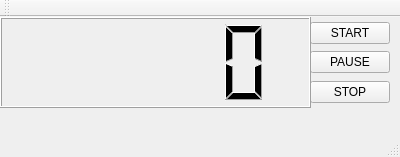
<?xml version="1.0" encoding="UTF-8"?>
<ui version="4.0">
 <class>MainWindow</class>
 <widget class="QMainWindow" name="MainWindow">
  <property name="geometry">
   <rect>
    <x>0</x>
    <y>0</y>
    <width>400</width>
    <height>157</height>
   </rect>
  </property>
  <property name="windowTitle">
   <string>MainWindow</string>
  </property>
  <widget class="QWidget" name="centralWidget">
   <widget class="QPushButton" name="pushButton">
    <property name="geometry">
     <rect>
      <x>310</x>
      <y>5</y>
      <width>80</width>
      <height>22</height>
     </rect>
    </property>
    <property name="text">
     <string>START</string>
    </property>
   </widget>
   <widget class="QPushButton" name="pushButton_2">
    <property name="geometry">
     <rect>
      <x>310</x>
      <y>34</y>
      <width>80</width>
      <height>22</height>
     </rect>
    </property>
    <property name="text">
     <string>PAUSE</string>
    </property>
   </widget>
   <widget class="QPushButton" name="pushButton_3">
    <property name="geometry">
     <rect>
      <x>310</x>
      <y>64</y>
      <width>80</width>
      <height>22</height>
     </rect>
    </property>
    <property name="text">
     <string>STOP</string>
    </property>
   </widget>
   <widget class="QLCDNumber" name="lcdNumber">
    <property name="geometry">
     <rect>
      <x>0</x>
      <y>0</y>
      <width>311</width>
      <height>91</height>
     </rect>
    </property>
    <property name="inputMethodHints">
     <set>Qt::ImhDate|Qt::ImhTime</set>
    </property>
    <property name="smallDecimalPoint">
     <bool>false</bool>
    </property>
    <property name="intValue" stdset="0">
     <number>0</number>
    </property>
   </widget>
  </widget>
  <widget class="QMenuBar" name="menuBar">
   <property name="geometry">
    <rect>
     <x>0</x>
     <y>0</y>
     <width>400</width>
     <height>19</height>
    </rect>
   </property>
  </widget>
  <widget class="QToolBar" name="mainToolBar">
   <attribute name="toolBarArea">
    <enum>TopToolBarArea</enum>
   </attribute>
   <attribute name="toolBarBreak">
    <bool>false</bool>
   </attribute>
  </widget>
  <widget class="QStatusBar" name="statusBar"/>
 </widget>
 <layoutdefault spacing="6" margin="11"/>
 <resources/>
 <connections/>
</ui>
